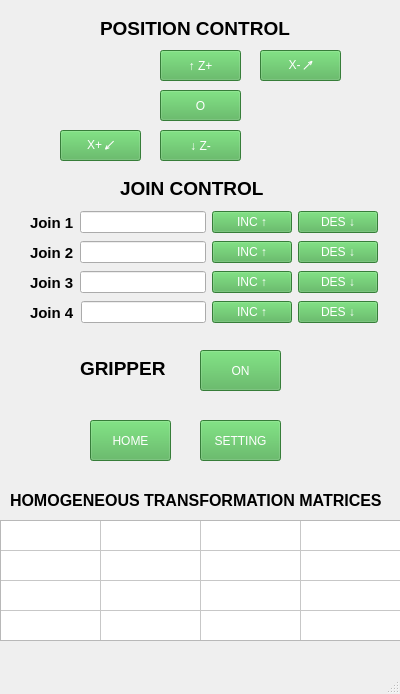
<?xml version="1.0" encoding="UTF-8"?>
<ui version="4.0">
 <class>MainWindow</class>
 <widget class="QMainWindow" name="MainWindow">
  <property name="geometry">
   <rect>
    <x>0</x>
    <y>0</y>
    <width>400</width>
    <height>694</height>
   </rect>
  </property>
  <property name="windowTitle">
   <string>MainWindow</string>
  </property>
  <widget class="QWidget" name="centralwidget">
   <widget class="QLabel" name="label_9">
    <property name="geometry">
     <rect>
      <x>100</x>
      <y>20</y>
      <width>201</width>
      <height>16</height>
     </rect>
    </property>
    <property name="font">
     <font>
      <pointsize>14</pointsize>
      <weight>75</weight>
      <bold>true</bold>
     </font>
    </property>
    <property name="text">
     <string>POSITION CONTROL</string>
    </property>
   </widget>
   <widget class="QPushButton" name="btn_pos_z_plus">
    <property name="geometry">
     <rect>
      <x>160</x>
      <y>50</y>
      <width>81</width>
      <height>31</height>
     </rect>
    </property>
    <property name="styleSheet">
     <string notr="true">QPushButton {
    background-color: #4CAF50;
    color: white;
}</string>
    </property>
    <property name="text">
     <string>↑ Z+</string>
    </property>
   </widget>
   <widget class="QPushButton" name="btn_pos_x_minus">
    <property name="geometry">
     <rect>
      <x>260</x>
      <y>50</y>
      <width>81</width>
      <height>31</height>
     </rect>
    </property>
    <property name="styleSheet">
     <string notr="true">QPushButton {
    background-color: #4CAF50;
    color: white;
}</string>
    </property>
    <property name="text">
     <string>X- ↗</string>
    </property>
   </widget>
   <widget class="QPushButton" name="btn_pos_home">
    <property name="geometry">
     <rect>
      <x>160</x>
      <y>90</y>
      <width>81</width>
      <height>31</height>
     </rect>
    </property>
    <property name="styleSheet">
     <string notr="true">QPushButton {
    background-color: #4CAF50;
    color: white;
}</string>
    </property>
    <property name="text">
     <string>O</string>
    </property>
   </widget>
   <widget class="QPushButton" name="btn_pos_x_plus">
    <property name="geometry">
     <rect>
      <x>60</x>
      <y>130</y>
      <width>81</width>
      <height>31</height>
     </rect>
    </property>
    <property name="styleSheet">
     <string notr="true">QPushButton {
    background-color: #4CAF50;
    color: white;
}</string>
    </property>
    <property name="text">
     <string>X+ ↙</string>
    </property>
   </widget>
   <widget class="QPushButton" name="btn_pos_z_minus">
    <property name="geometry">
     <rect>
      <x>160</x>
      <y>130</y>
      <width>81</width>
      <height>31</height>
     </rect>
    </property>
    <property name="styleSheet">
     <string notr="true">QPushButton {
    background-color: #4CAF50;
    color: white;
}</string>
    </property>
    <property name="text">
     <string>↓ Z-</string>
    </property>
   </widget>
   <widget class="QLabel" name="label_3">
    <property name="geometry">
     <rect>
      <x>120</x>
      <y>180</y>
      <width>161</width>
      <height>16</height>
     </rect>
    </property>
    <property name="font">
     <font>
      <pointsize>14</pointsize>
      <weight>75</weight>
      <bold>true</bold>
     </font>
    </property>
    <property name="text">
     <string>JOIN CONTROL</string>
    </property>
   </widget>
   <widget class="QLabel" name="label">
    <property name="geometry">
     <rect>
      <x>80</x>
      <y>360</y>
      <width>91</width>
      <height>16</height>
     </rect>
    </property>
    <property name="font">
     <font>
      <pointsize>14</pointsize>
      <weight>75</weight>
      <bold>true</bold>
     </font>
    </property>
    <property name="text">
     <string>GRIPPER</string>
    </property>
   </widget>
   <widget class="QPushButton" name="btn_gripper_on">
    <property name="geometry">
     <rect>
      <x>200</x>
      <y>350</y>
      <width>81</width>
      <height>41</height>
     </rect>
    </property>
    <property name="styleSheet">
     <string notr="true">QPushButton {
    background-color: #4CAF50;
    color: white;
}</string>
    </property>
    <property name="text">
     <string>ON</string>
    </property>
   </widget>
   <widget class="QPushButton" name="btn_home">
    <property name="geometry">
     <rect>
      <x>90</x>
      <y>420</y>
      <width>81</width>
      <height>41</height>
     </rect>
    </property>
    <property name="styleSheet">
     <string notr="true">QPushButton {
    background-color: #4CAF50;
    color: white;
}</string>
    </property>
    <property name="text">
     <string>HOME</string>
    </property>
   </widget>
   <widget class="QPushButton" name="btn_setting">
    <property name="geometry">
     <rect>
      <x>200</x>
      <y>420</y>
      <width>81</width>
      <height>41</height>
     </rect>
    </property>
    <property name="styleSheet">
     <string notr="true">QPushButton {
    background-color: #4CAF50;
    color: white;
}</string>
    </property>
    <property name="text">
     <string>SETTING</string>
    </property>
   </widget>
   <widget class="QLabel" name="label_2">
    <property name="geometry">
     <rect>
      <x>10</x>
      <y>490</y>
      <width>441</width>
      <height>21</height>
     </rect>
    </property>
    <property name="font">
     <font>
      <pointsize>12</pointsize>
      <weight>75</weight>
      <bold>true</bold>
     </font>
    </property>
    <property name="text">
     <string>HOMOGENEOUS TRANSFORMATION MATRICES</string>
    </property>
   </widget>
   <widget class="QTableWidget" name="table_tmatrix">
    <property name="geometry">
     <rect>
      <x>0</x>
      <y>520</y>
      <width>421</width>
      <height>121</height>
     </rect>
    </property>
    <property name="autoScroll">
     <bool>true</bool>
    </property>
    <property name="rowCount">
     <number>4</number>
    </property>
    <property name="columnCount">
     <number>4</number>
    </property>
    <attribute name="horizontalHeaderVisible">
     <bool>false</bool>
    </attribute>
    <attribute name="horizontalHeaderHighlightSections">
     <bool>false</bool>
    </attribute>
    <attribute name="horizontalHeaderStretchLastSection">
     <bool>false</bool>
    </attribute>
    <attribute name="verticalHeaderVisible">
     <bool>false</bool>
    </attribute>
    <attribute name="verticalHeaderHighlightSections">
     <bool>false</bool>
    </attribute>
    <attribute name="verticalHeaderStretchLastSection">
     <bool>false</bool>
    </attribute>
    <row/>
    <row/>
    <row/>
    <row/>
    <column/>
    <column/>
    <column/>
    <column/>
   </widget>
   <widget class="QWidget" name="">
    <property name="geometry">
     <rect>
      <x>30</x>
      <y>210</y>
      <width>348</width>
      <height>25</height>
     </rect>
    </property>
    <layout class="QHBoxLayout" name="horizontalLayout">
     <item>
      <widget class="QLabel" name="label_5">
       <property name="font">
        <font>
         <pointsize>11</pointsize>
         <weight>75</weight>
         <bold>true</bold>
        </font>
       </property>
       <property name="text">
        <string>Join 1</string>
       </property>
      </widget>
     </item>
     <item>
      <widget class="QLineEdit" name="line_j1_val">
       <property name="readOnly">
        <bool>true</bool>
       </property>
      </widget>
     </item>
     <item>
      <widget class="QPushButton" name="btn_j1_inc">
       <property name="styleSheet">
        <string notr="true">QPushButton {
    background-color: #4CAF50;
    color: white;
}</string>
       </property>
       <property name="text">
        <string>INC ↑</string>
       </property>
      </widget>
     </item>
     <item>
      <widget class="QPushButton" name="btn_j1_des">
       <property name="styleSheet">
        <string notr="true">QPushButton {
    background-color: #4CAF50;
    color: white;
}</string>
       </property>
       <property name="text">
        <string>DES ↓</string>
       </property>
      </widget>
     </item>
    </layout>
   </widget>
   <widget class="QWidget" name="">
    <property name="geometry">
     <rect>
      <x>30</x>
      <y>240</y>
      <width>348</width>
      <height>25</height>
     </rect>
    </property>
    <layout class="QHBoxLayout" name="horizontalLayout_2">
     <item>
      <widget class="QLabel" name="label_6">
       <property name="font">
        <font>
         <pointsize>11</pointsize>
         <weight>75</weight>
         <bold>true</bold>
        </font>
       </property>
       <property name="text">
        <string>Join 2</string>
       </property>
      </widget>
     </item>
     <item>
      <widget class="QLineEdit" name="line_j2_val">
       <property name="readOnly">
        <bool>true</bool>
       </property>
      </widget>
     </item>
     <item>
      <widget class="QPushButton" name="btn_j2_inc">
       <property name="styleSheet">
        <string notr="true">QPushButton {
    background-color: #4CAF50;
    color: white;
}</string>
       </property>
       <property name="text">
        <string>INC ↑</string>
       </property>
      </widget>
     </item>
     <item>
      <widget class="QPushButton" name="btn_j2_des">
       <property name="styleSheet">
        <string notr="true">QPushButton {
    background-color: #4CAF50;
    color: white;
}</string>
       </property>
       <property name="text">
        <string>DES ↓</string>
       </property>
      </widget>
     </item>
    </layout>
   </widget>
   <widget class="QWidget" name="">
    <property name="geometry">
     <rect>
      <x>30</x>
      <y>270</y>
      <width>348</width>
      <height>25</height>
     </rect>
    </property>
    <layout class="QHBoxLayout" name="horizontalLayout_3">
     <item>
      <widget class="QLabel" name="label_7">
       <property name="font">
        <font>
         <pointsize>11</pointsize>
         <weight>75</weight>
         <bold>true</bold>
        </font>
       </property>
       <property name="text">
        <string>Join 3</string>
       </property>
      </widget>
     </item>
     <item>
      <widget class="QLineEdit" name="line_j3_val">
       <property name="readOnly">
        <bool>true</bool>
       </property>
      </widget>
     </item>
     <item>
      <widget class="QPushButton" name="btn_j3_inc">
       <property name="styleSheet">
        <string notr="true">QPushButton {
    background-color: #4CAF50;
    color: white;
}</string>
       </property>
       <property name="text">
        <string>INC ↑</string>
       </property>
      </widget>
     </item>
     <item>
      <widget class="QPushButton" name="btn_j3_des">
       <property name="styleSheet">
        <string notr="true">QPushButton {
    background-color: #4CAF50;
    color: white;
}</string>
       </property>
       <property name="text">
        <string>DES ↓</string>
       </property>
      </widget>
     </item>
    </layout>
   </widget>
   <widget class="QWidget" name="">
    <property name="geometry">
     <rect>
      <x>30</x>
      <y>300</y>
      <width>348</width>
      <height>25</height>
     </rect>
    </property>
    <layout class="QHBoxLayout" name="horizontalLayout_4">
     <item>
      <widget class="QLabel" name="label_8">
       <property name="font">
        <font>
         <pointsize>11</pointsize>
         <weight>75</weight>
         <bold>true</bold>
        </font>
       </property>
       <property name="text">
        <string>Join 4</string>
       </property>
      </widget>
     </item>
     <item>
      <widget class="QLineEdit" name="line_j4_val">
       <property name="readOnly">
        <bool>true</bool>
       </property>
      </widget>
     </item>
     <item>
      <widget class="QPushButton" name="btn_j4_inc">
       <property name="styleSheet">
        <string notr="true">QPushButton {
    background-color: #4CAF50;
    color: white;
}</string>
       </property>
       <property name="text">
        <string>INC ↑</string>
       </property>
      </widget>
     </item>
     <item>
      <widget class="QPushButton" name="btn_j4_des">
       <property name="styleSheet">
        <string notr="true">QPushButton {
    background-color: #4CAF50;
    color: white;
}</string>
       </property>
       <property name="text">
        <string>DES ↓</string>
       </property>
      </widget>
     </item>
    </layout>
   </widget>
  </widget>
  <widget class="QMenuBar" name="menubar">
   <property name="geometry">
    <rect>
     <x>0</x>
     <y>0</y>
     <width>400</width>
     <height>21</height>
    </rect>
   </property>
  </widget>
  <widget class="QStatusBar" name="statusbar"/>
 </widget>
 <resources/>
 <connections/>
</ui>
